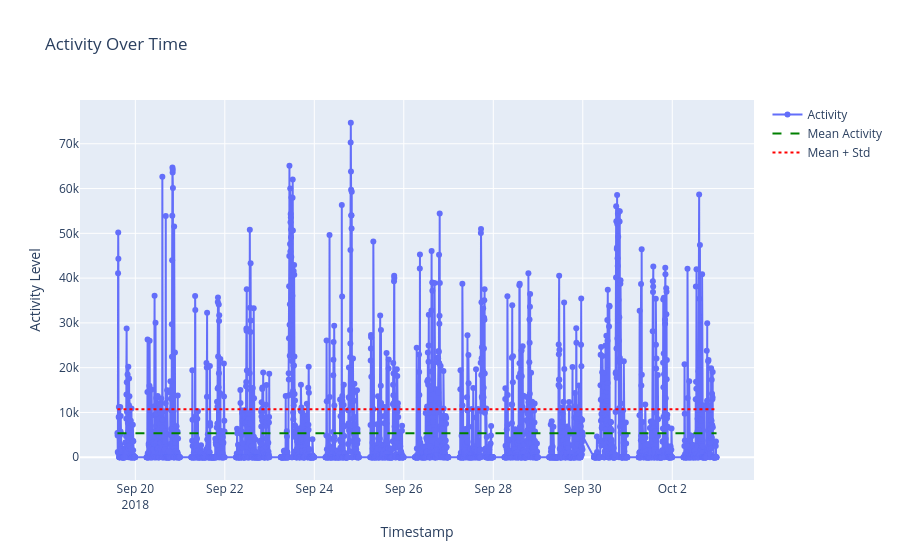

Notebook source saved alongside this figure:
### Code cell
mean_activity = data_activity['Activity'].mean()
std_activity = data_activity['Activity'].std()
fig = go.Figure()
fig.add_trace(go.Scatter(x=data_activity.index, y=data_activity['Activity'], mode='lines + markers', name='Activity'))
fig.add_trace(go.Scatter(
    x=data_activity.index, 
    y=[mean_activity] * len(data_activity), 
    mode='lines', 
    name='Mean Activity',
    line=dict(dash='dash', color='green')
))
fig.add_trace(go.Scatter(
    x=data_activity.index, 
    y=[std_activity] * len(data_activity), 
    mode='lines', 
    name='Mean + Std',
    line=dict(dash='dot', color='red')
))
fig.update_layout(
    title="Activity Over Time",
    xaxis_title="Timestamp",
    yaxis_title="Activity Level",
)
fig.show()

### Figure 1 — Plotly figure (JSON) as saved in the notebook; plotly's stock layout.template omitted (floating-point values rounded to 4 significant figures; data arrays with more than 128 entries replaced by an {"elided": "..."} marker saying what was removed)
{"data": [{"mode": "lines+markers", "name": "Activity", "type": "scatter", "x": {"elided": "2921 str values"}, "y": {"elided": "2921 float values"}}, {"line": {"color": "green", "dash": "dash"}, "mode": "lines", "name": "Mean Activity", "type": "scatter", "x": {"elided": "2921 str values"}, "y": {"elided": "2921 float values"}}, {"line": {"color": "red", "dash": "dot"}, "mode": "lines", "name": "Mean + Std", "type": "scatter", "x": {"elided": "2921 str values"}, "y": {"elided": "2921 float values"}}], "layout": {"title": {"text": "Activity Over Time"}, "xaxis": {"title": {"text": "Timestamp"}}, "yaxis": {"title": {"text": "Activity Level"}}}}
